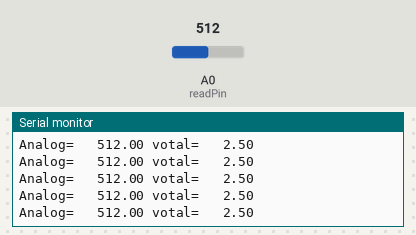
Simulated run of this sketch. Board: Arduino Uno, built with avr-gcc and run on an emulated ATmega328P. On the bench: the last lines printed to the serial monitor. The inputs (shaded band) are chosen by the test bench; at power-on: A0 (readPin) = 512.

Above: at 4.2 s.
4.3 s: A0 (readPin) set to 985
At 4.35 s:
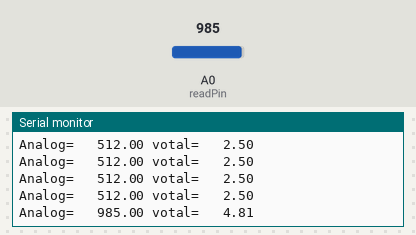
7.3 s: A0 (readPin) set to 1017
At 7.38 s:
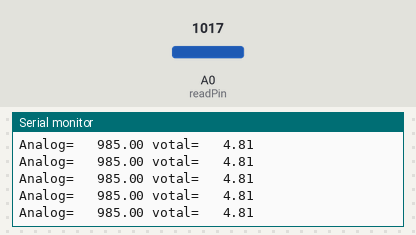
Timing chart, 0 to 9.8 s (numbered marks = the images above; inputs shaded):
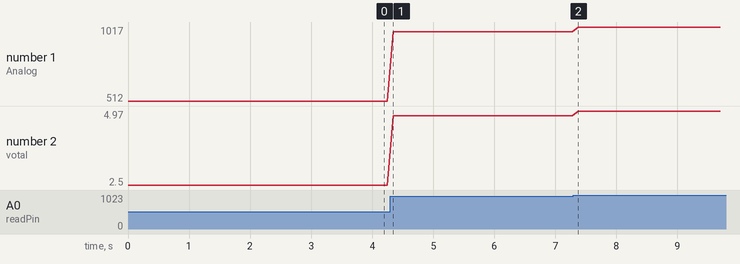

Measured:
- after the input at 4.3 s, the serial monitor: prints a new line after 0.05 s (image 1)
- plotted number 1: 512 → 985 after the input at 4.3 s, 985 → 1017 after the input at 7.3 s
- plotted number 2: 2.5 → 4.81 after the input at 4.3 s, 4.81 → 4.97 after the input at 7.3 s

The sketch:

Analog.ino
```cpp
#define readPin A0  //khai bao chan doc bien tro

float Analog;       //khai bao bien analog
float votal;        //khai bao bien dien ap

void setup() {
Serial.begin(9600); //khai bao cong Serial toc do 9600
}

void loop() {
Analog= analogRead(readPin);   //doc gia tri analog 0-5v -> 0-1023
votal= Analog *  5.0 /1023.0;  //doi analog qua nhiet do
Serial.print("Analog= \t");
Serial.print(Analog);
Serial.print(" votal= \t");
Serial.println(votal);

delay(100);
}
```
